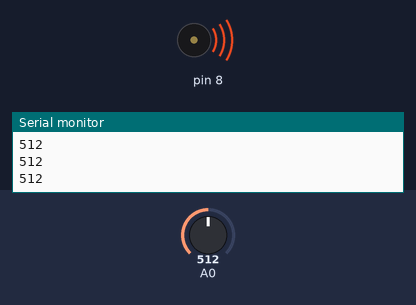
Bench run of a sketch on a simulated Arduino Uno, built with avr-gcc and run on an emulated ATmega328P. Shown: buzzer (waves = sounding), the last lines printed to the serial monitor. The inputs (shaded band) are chosen by the test bench; at power-on: A0 = 512.

Above: at 1.2 s.
1.3 s: A0 set to 471
At 2.5 s:
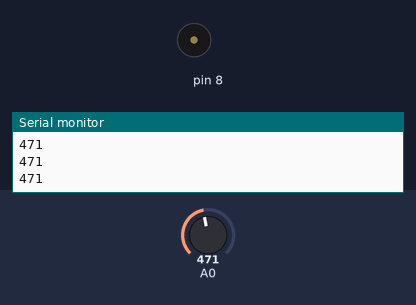
2.8 s: A0 set to 500
At 4.0 s:
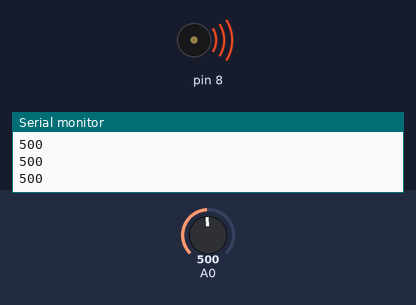
4.3 s: A0 set to 480
At 5.0 s:
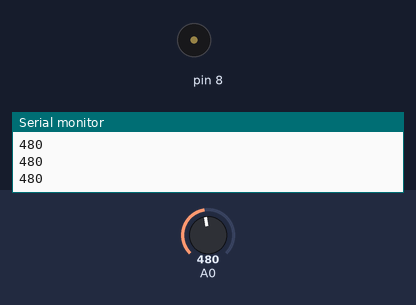
Timing chart, 0 to 7.3 s (numbered marks = the images above; inputs shaded):
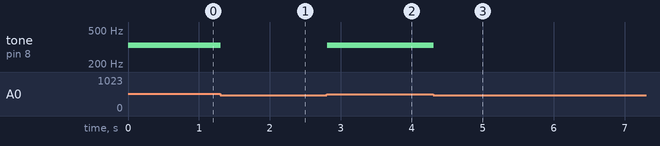

The sketch:

Project07-piano.ino
```cpp
int notes [] = {262, 294, 330, 349};

void setup() {
Serial.begin(9600);

}

void loop() {

  int keyVal = analogRead(A0);
  Serial.println(keyVal);


  if (keyVal >= 1016 && keyVal <= 1029) {
    tone(8, notes[0]);
  }
  else if(keyVal >= 900 && keyVal <= 1010){
    tone(8,notes[1]);
  }
  else if(keyVal >= 490 && keyVal <= 515){
    tone(8,notes[2]);
  }
  else if(keyVal >= 15 && keyVal <= 22){
    tone(8,notes[3]);
  }
  else {
    noTone(8);
  }
}
```

Measured:
- the behaviour switches between 490 and 489 on A0 (found by bisection; images 0 and 1)
- after the input at 1.3 s, tone on pin 8: 330 Hz → silent at once
- after the input at 2.8 s, tone on pin 8: silent → 330 Hz at once
- after the input at 4.3 s, tone on pin 8: 330 Hz → silent at once
